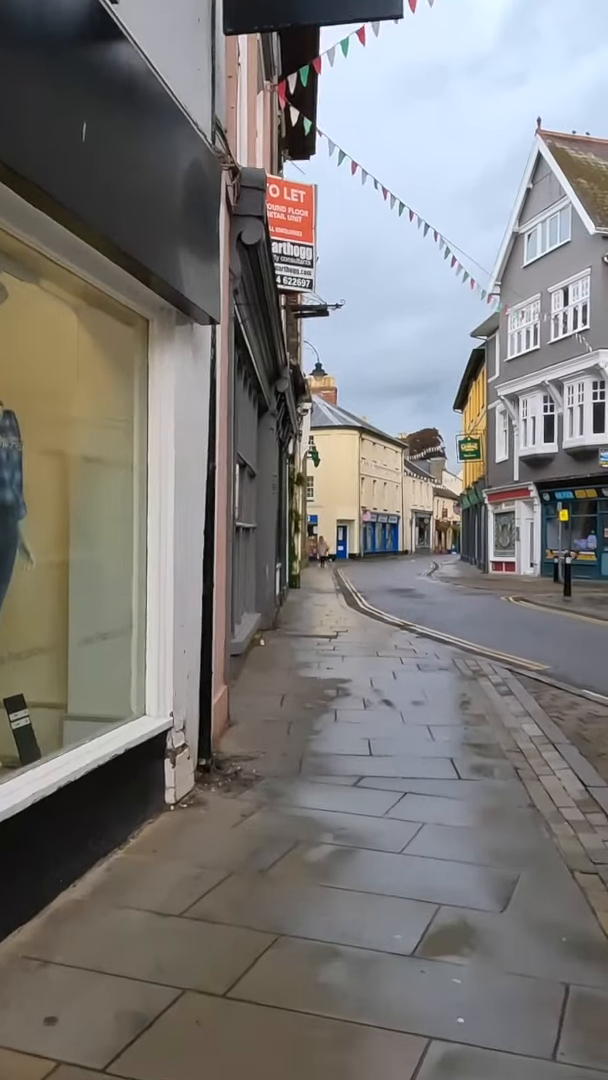
#> input picture frame 29 of 1.mp4, 608 x 1080 px
$ python visual_odometry.py
#> lines starting #> are read from the running program, lines starting #| are printed output that depends on the picture
"""
Visual Odometry Implementation for Monocular Camera

This script implements a basic visual odometry pipeline using a single camera feed.
It processes video frames to detect and match ORB features, estimates camera motion
using essential matrix decomposition, and visualizes the camera's trajectory in a
separate matplotlib plot. The trajectory is also saved as a PNG file.

Dependencies:
    - OpenCV (cv2): For image processing and feature detection
    - NumPy: For numerical computations and matrix operations
    - Matplotlib: For plotting the camera trajectory

Usage:
    Run the script with a video file (e.g., '1.mp4') or webcam feed.
    Ensure camera parameters are calibrated for accurate results.
    Press 'q' to exit the program.
"""

import cv2
import numpy as np
import matplotlib.pyplot as plt

# Camera parameters (assumed calibrated, adjust as needed)
focal_length = 718.8560  # Example focal length in pixels
principal_point = (607.1928, 185.2157)  # Example principal point (cx, cy)
K = np.array([[focal_length, 0, principal_point[0]],
              [0, focal_length, principal_point[1]],
              [0, 0, 1]], dtype=np.float32)  # Camera intrinsic matrix

def extract_features(image):
    """
    Extract ORB features and descriptors from an input image.

    Args:
        image (numpy.ndarray): Grayscale input image.

    Returns:
        tuple: (keypoints, descriptors)
            - keypoints: List of detected ORB keypoints.
            - descriptors: Corresponding ORB descriptors.
    """
    orb = cv2.ORB_create()  # Initialize ORB detector
    keypoints, descriptors = orb.detectAndCompute(image, None)
    return keypoints, descriptors

# [67 lines left out: functions match_features, estimate_motion, update_trajectory_plot, not called in this run]

def main():
    """
    Main function to process video feed and perform visual odometry.

    Initializes video capture, processes frames to estimate camera motion,
    updates the trajectory plot, and displays the video feed. The trajectory
    is saved as 'trajectory.png'.
    """
    # Initialize video capture from file '1.mp4'
    cap = cv2.VideoCapture("1.mp4")
    if not cap.isOpened():
        print("Error: Could not open video feed.")
        return

    # Initialize camera pose as a 4x4 identity matrix
    trajectory = np.eye(4)
    poses = [trajectory[:3, 3]]  # Store initial camera position

    # Initialize matplotlib for real-time trajectory plotting
    plt.ion()  # Enable interactive mode
    fig, ax = plt.subplots()  # Create figure and axes

    prev_image = None  # Previous frame (grayscale)
    prev_kp = None  # Previous keypoints
    prev_desc = None  # Previous descriptors

    while cap.isOpened():
        ret, frame = cap.read()  # Read next frame
#> frame is the input picture: shape (1080, 608, 3); mean B, G, R 121, 122.8, 124.8
        if not ret:
            break  # Exit if no frame is retrieved

        # Convert frame to grayscale for feature detection
        gray = cv2.cvtColor(frame, cv2.COLOR_BGR2GRAY)
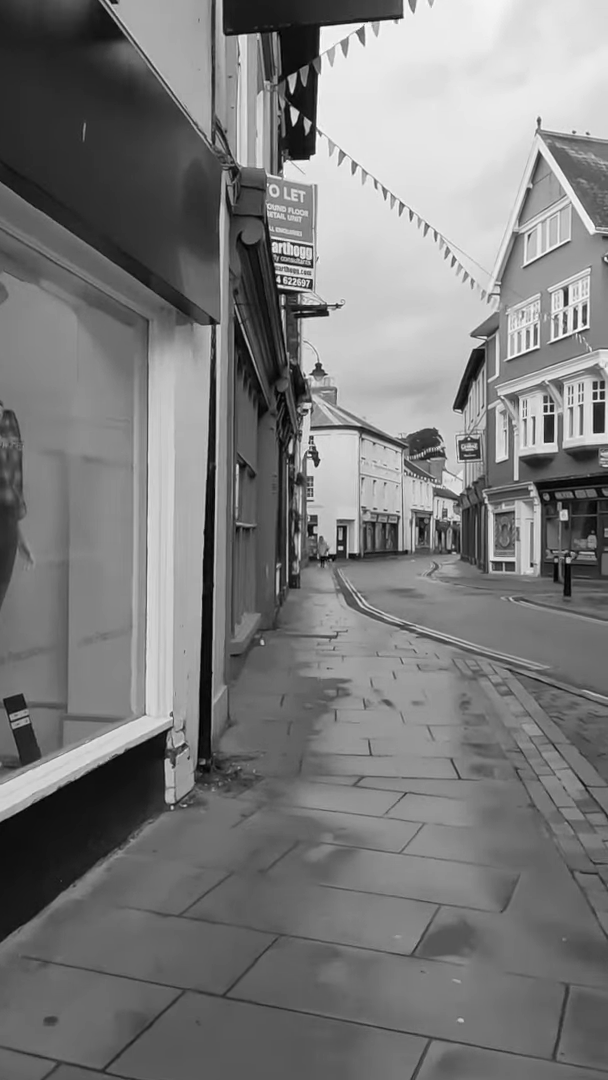
#> gray: shape (1080, 608); min 0, max 255, mean 123.1

        # Extract ORB features from current frame
        kp, desc = extract_features(gray)
#> in extract_features, `keypoints, descriptors = orb.detectAndCompute(image, None)`: keypoints = 500 keypoints; strongest (x, y, size): (544, 411, 31), (278, 277, 31), (551, 415, 37.2), (551, 410, 31)
#> kp has the same summary as keypoints in extract_features

        if prev_image is not None:
            # Match features with previous frame
            matches = match_features(prev_desc, desc)

            if len(matches) > 10:  # Ensure enough matches for robust estimation
                # Estimate camera motion
                R, t, mask = estimate_motion(matches, prev_kp, kp, K)

                # Update camera pose
                T = np.eye(4)  # Create new transformation matrix
                T[:3, :3] = R  # Set rotation
                T[:3, 3] = t.ravel()  # Set translation
                trajectory = trajectory @ T  # Update cumulative pose

                # Store new camera position
                poses.append(trajectory[:3, 3])

                # Update and save trajectory plot
                update_trajectory_plot(poses, fig, ax)

                # Display current video frame
                cv2.imshow('Video Feed', frame)

        # Update previous frame data
        prev_image = gray
        prev_kp = kp
#> prev_kp has the same summary as keypoints in extract_features
        prev_desc = desc

        # Exit on 'q' key press
        if cv2.waitKey(1) & 0xFF == ord('q'):
#> (key q is pressed here)
            break

    # Cleanup
    cap.release()  # Release video capture
    cv2.destroyAllWindows()  # Close OpenCV windows
    plt.close()  # Close matplotlib plot

if __name__ == "__main__":
    main()

$ run again, starting later in the video
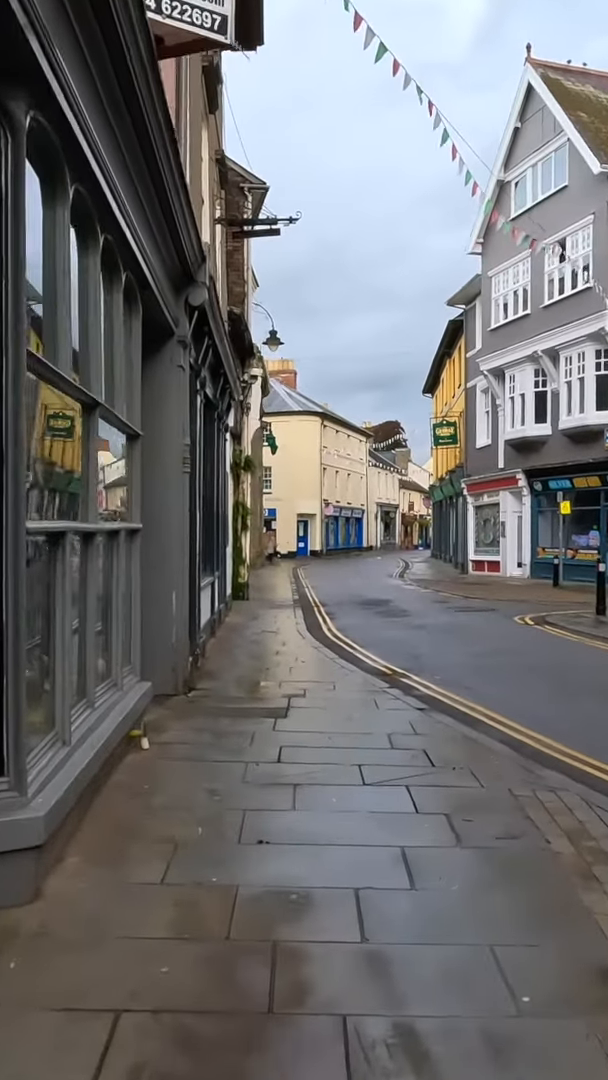
#> input picture frame 131 of 1.mp4, 608 x 1080 px
#> in main, frame is the input picture: shape (1080, 608, 3); mean B, G, R 115.7, 114.1, 114.2
#> in main, `gray = cv2.cvtColor(frame, cv2.COLOR_BGR2GRAY)`:
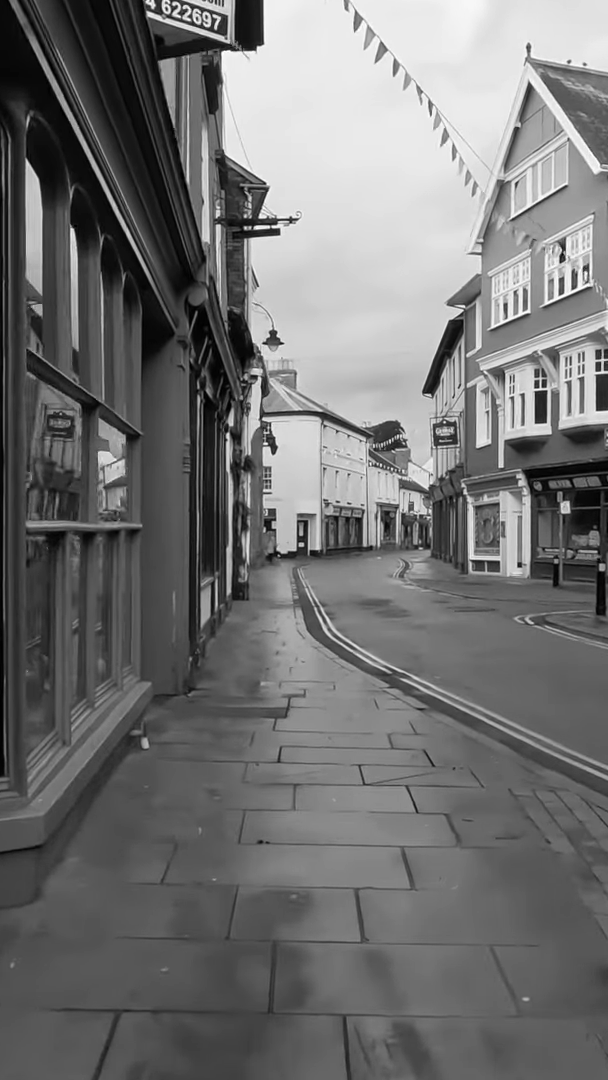
#> gray: shape (1080, 608); min 0, max 255, mean 114.3
#> keypoints = 500 keypoints; strongest (x, y, size): (543, 386, 31), (535, 386, 37.2), (535, 387, 31), (266, 443, 31)
#> kp has the same summary as keypoints in extract_features
#> prev_kp has the same summary as keypoints in extract_features

$ run again, starting later in the video
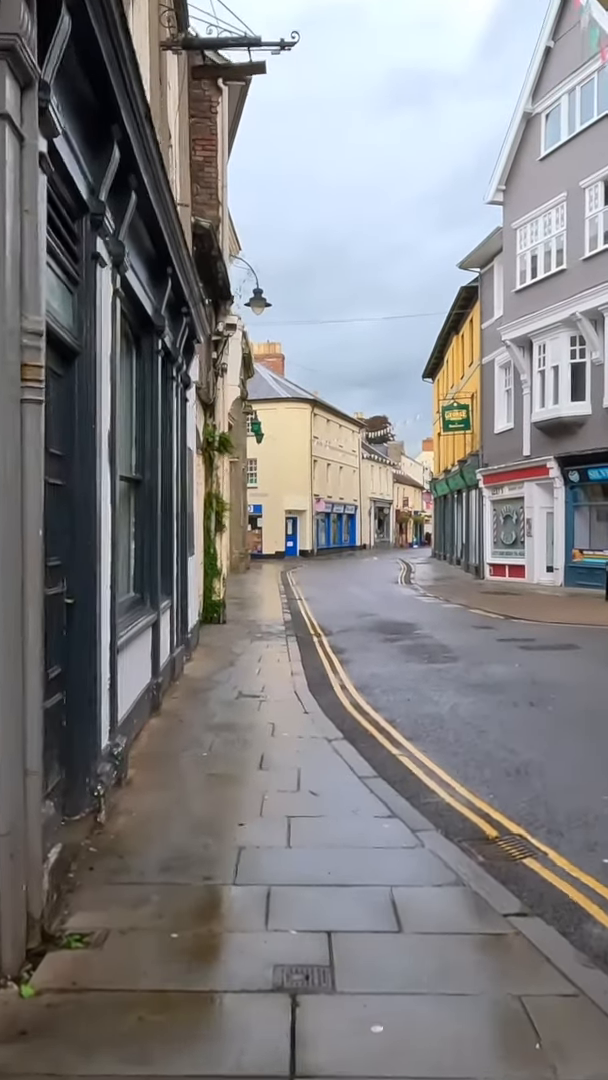
#> input picture frame 234 of 1.mp4, 608 x 1080 px
#> in main, frame is the input picture: shape (1080, 608, 3); mean B, G, R 132.1, 130.3, 130.9
#> in main, `gray = cv2.cvtColor(frame, cv2.COLOR_BGR2GRAY)`:
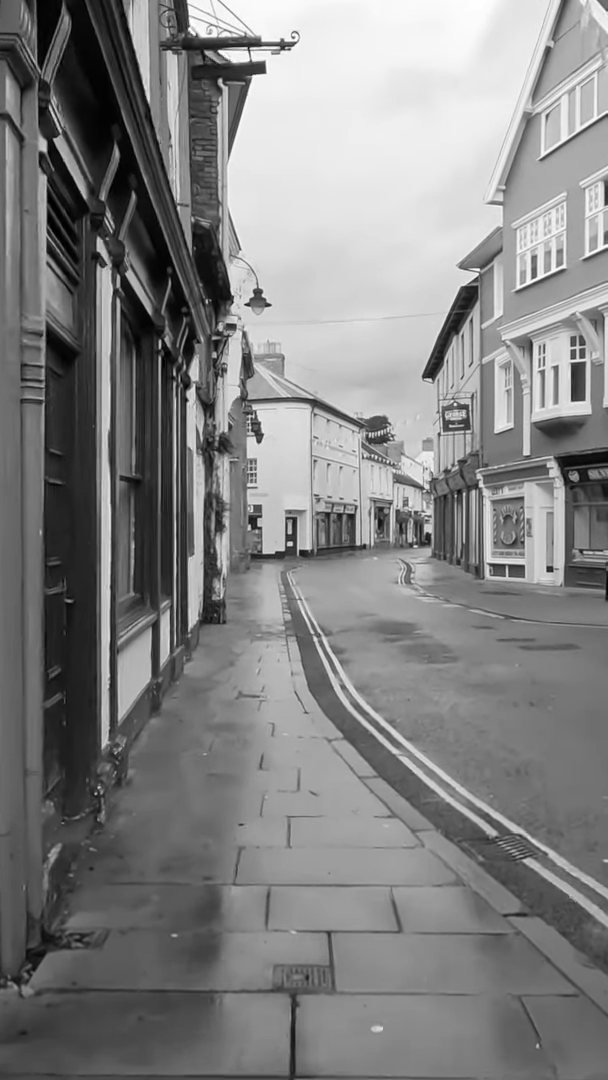
#> gray: shape (1080, 608); min 0, max 255, mean 130.6
#> keypoints = 500 keypoints; strongest (x, y, size): (219, 51, 31), (288, 544, 31), (573, 358, 31), (251, 48, 31)
#> kp has the same summary as keypoints in extract_features
#> prev_kp has the same summary as keypoints in extract_features
